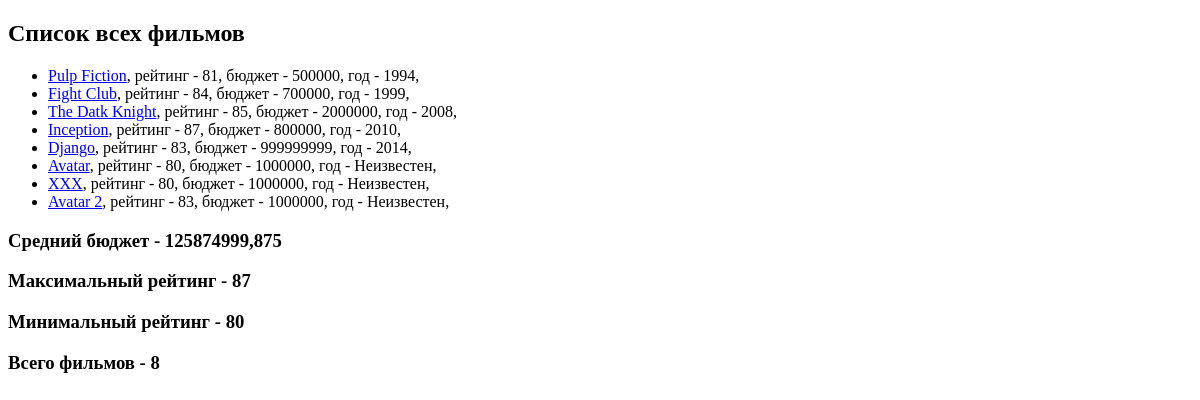
The app's page /, older data.
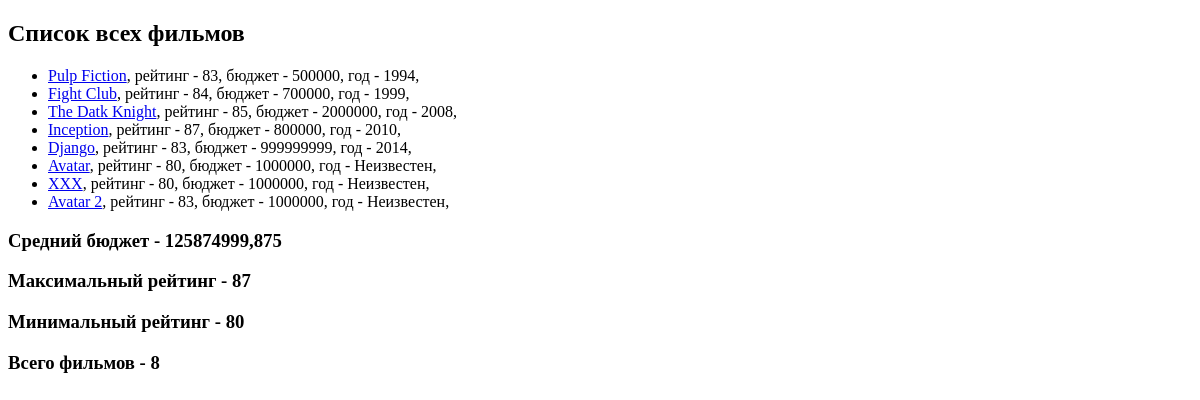
The same page, newer data.
### movie_app/models.py (models this page shows, shortened)
class Movie(models.Model):
    name = models.CharField(max_length=40)
    rating = models.IntegerField()
    year = models.IntegerField(null=True, blank=True)
    budget = models.IntegerField(default=1000000)
    slug = models.SlugField(default='', null=False)
    def get_url(self):
        return reverse('movie-detail', args=[self.slug])

### movie_app/views.py (the view)
# urls.py: path('', views.show_all_movie),
def show_all_movie(request):
    movies = Movie.objects.order_by(F('year').asc(nulls_last=True), 'rating')
    agg = movies.aggregate(Avg('budget'), Max('rating'), Min('rating'))
    data = {
        'movies': movies,
        'agg': agg,
        'total': movies.count(),
    }
    return render(request, 'movie_app/all_movies.html', context=data)

### movie_app/templates/movie_app/all_movies.html (shortened to what this page needs)
{% extends 'movie_app/base.html' %}
{% block content %}
    <h2>Список всех фильмов</h2>
    <ul>
        {% for movie in movies %}
            <li><a href="{{ movie.get_url }}">{{ movie.name }}</a>,
                рейтинг - {{ movie.rating }},
                бюджет - {{ movie.budget }},
                год - {{ movie.year|default:"Неизвестен" }},
            </li>
        {% endfor %}
    </ul>
    <h3>Средний бюджет - {{ agg.budget__avg }}</h3>
    <h3>Максимальный рейтинг - {{ agg.rating__max }}</h3>
    <h3>Минимальный рейтинг - {{ agg.rating__min }}</h3>
    <h3>Всего фильмов - {{ total}}</h3>
{% endblock %}

Row changes from the older to the newer data that the page shows:
changed Movie "Pulp Fiction": rating "81" → "83"
